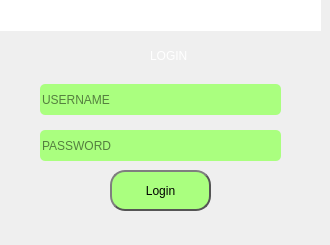
   <widget class="QWidget" name="page_user_login">
    <widget class="QPushButton" name="pushButton_user_login">
     <property name="geometry">
      <rect>
       <x>110</x>
       <y>170</y>
       <width>101</width>
       <height>41</height>
      </rect>
     </property>
     <property name="cursor">
      <cursorShape>PointingHandCursor</cursorShape>
     </property>
     <property name="styleSheet">
      <string notr="true">QPushButton {
	
	background-color: rgb(170, 255, 127);
	color: black;
    color: black;
	font: 75 12pt &quot;Century Schoolbook L&quot;;
    border: 2px solid #555;
    border-radius: 15px;
    border-style: outset;
    padding: 5px;
    }

QPushButton:hover {
    background: qradialgradient(
        cx: 0.3, cy: -0.4, fx: 0.3, fy: -0.4,
        radius: 1.35, stop: 0 #fff, stop: 1 #ffaa7f
        );
    }

QPushButton:pressed {
    border-style: inset;
    background: qradialgradient(
        cx: 0.4, cy: -0.1, fx: 0.4, fy: -0.1,
        radius: 1.35, stop: 0 #fff, stop: 1 #ddd
        );
	

    }
</string>
     </property>
     <property name="text">
      <string>Login</string>
     </property>
     <property name="icon">
      <iconset resource="thumbnails.qrc">
       <normaloff>:/img/img/computer-icons-unlock-96dd1e877b9b1f40e3bbe156658de3fd.png</normaloff>:/img/img/computer-icons-unlock-96dd1e877b9b1f40e3bbe156658de3fd.png</iconset>
     </property>
     <property name="iconSize">
      <size>
       <width>30</width>
       <height>30</height>
      </size>
     </property>
     <property name="autoDefault">
      <bool>false</bool>
     </property>
     <property name="default">
      <bool>false</bool>
     </property>
    </widget>
    <widget class="QLabel" name="label_login">
     <property name="geometry">
      <rect>
       <x>150</x>
       <y>40</y>
       <width>81</width>
       <height>31</height>
      </rect>
     </property>
     <property name="styleSheet">
      <string notr="true">background-color: transparent;
color: rgb(255, 255, 255);
font: 15pt &quot;Sans Serif&quot;;</string>
     </property>
     <property name="text">
      <string>LOGIN</string>
     </property>
     <property name="textFormat">
      <enum>Qt::AutoText</enum>
     </property>
    </widget>
    <widget class="QLabel" name="label_status">
     <property name="geometry">
      <rect>
       <x>20</x>
       <y>215</y>
       <width>281</width>
       <height>21</height>
      </rect>
     </property>
     <property name="styleSheet">
      <string notr="true">background-color:transparent;
color: rgb(255, 255, 0);
font: 11pt &quot;Sans Serif&quot;;</string>
     </property>
     <property name="text">
      <string/>
     </property>
     <property name="alignment">
      <set>Qt::AlignCenter</set>
     </property>
    </widget>
    <widget class="QLineEdit" name="lineEdit_username">
     <property name="geometry">
      <rect>
       <x>40</x>
       <y>84</y>
       <width>241</width>
       <height>31</height>
      </rect>
     </property>
     <property name="cursor">
      <cursorShape>PointingHandCursor</cursorShape>
     </property>
     <property name="styleSheet">
      <string notr="true">
background-color: rgb(170, 255, 127);

font: 13pt &quot;Sans Serif&quot;;


border-radius:5px;</string>
     </property>
     <property name="placeholderText">
      <string>USERNAME</string>
     </property>
    </widget>
    <widget class="QLineEdit" name="lineEdit_user_pswrd">
     <property name="geometry">
      <rect>
       <x>40</x>
       <y>130</y>
       <width>241</width>
       <height>31</height>
      </rect>
     </property>
     <property name="cursor">
      <cursorShape>PointingHandCursor</cursorShape>
     </property>
     <property name="styleSheet">
      <string notr="true">
background-color: rgb(170, 255, 127);

font: 13pt &quot;Sans Serif&quot;;


border-radius:5px;</string>
     </property>
     <property name="echoMode">
      <enum>QLineEdit::Password</enum>
     </property>
     <property name="placeholderText">
      <string>PASSWORD</string>
     </property>
    </widget>
    <widget class="QLabel" name="label_24">
     <property name="geometry">
      <rect>
       <x>0</x>
       <y>0</y>
       <width>321</width>
       <height>31</height>
      </rect>
     </property>
     <property name="styleSheet">
      <string notr="true">background-color:white;
image: url(:/img/img/dairypos_small.png);</string>
     </property>
     <property name="text">
      <string/>
     </property>
    </widget>
    <widget class="QLabel" name="label_19">
     <property name="geometry">
      <rect>
       <x>100</x>
       <y>40</y>
       <width>41</width>
       <height>31</height>
      </rect>
     </property>
     <property name="styleSheet">
      <string notr="true">background-color:transparent;</string>
     </property>
     <property name="text">
      <string/>
     </property>
     <property name="pixmap">
      <pixmap resource="thumbnails.qrc">:/img/img/computer-icons-login-icon-design-others-be6f7acdba81e476de0b2064393bc07a.png</pixmap>
     </property>
     <property name="scaledContents">
      <bool>true</bool>
     </property>
    </widget>
   </widget>
